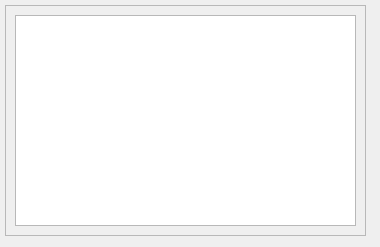
<?xml version="1.0" encoding="UTF-8"?>
<ui version="4.0">
 <class>frmOdabirBaza</class>
 <widget class="QDialog" name="frmOdabirBaza">
  <property name="windowModality">
   <enum>Qt::WindowModal</enum>
  </property>
  <property name="geometry">
   <rect>
    <x>0</x>
    <y>0</y>
    <width>380</width>
    <height>247</height>
   </rect>
  </property>
  <property name="sizePolicy">
   <sizepolicy hsizetype="Fixed" vsizetype="Fixed">
    <horstretch>0</horstretch>
    <verstretch>0</verstretch>
   </sizepolicy>
  </property>
  <property name="contextMenuPolicy">
   <enum>Qt::NoContextMenu</enum>
  </property>
  <property name="windowTitle">
   <string>Dialog</string>
  </property>
  <widget class="QFrame" name="frameOdabir">
   <property name="geometry">
    <rect>
     <x>5</x>
     <y>5</y>
     <width>361</width>
     <height>231</height>
    </rect>
   </property>
   <property name="frameShape">
    <enum>QFrame::StyledPanel</enum>
   </property>
   <property name="frameShadow">
    <enum>QFrame::Raised</enum>
   </property>
   <layout class="QGridLayout" name="gridLayout">
    <item row="0" column="0">
     <widget class="QTableView" name="tableView"/>
    </item>
   </layout>
  </widget>
  <widget class="QFrame" name="frame">
   <property name="geometry">
    <rect>
     <x>350</x>
     <y>260</y>
     <width>361</width>
     <height>231</height>
    </rect>
   </property>
   <property name="frameShape">
    <enum>QFrame::StyledPanel</enum>
   </property>
   <property name="frameShadow">
    <enum>QFrame::Raised</enum>
   </property>
   <widget class="QLabel" name="label">
    <property name="geometry">
     <rect>
      <x>30</x>
      <y>30</y>
      <width>81</width>
      <height>17</height>
     </rect>
    </property>
    <property name="text">
     <string>hostname</string>
    </property>
   </widget>
   <widget class="QLineEdit" name="txtBhostname">
    <property name="geometry">
     <rect>
      <x>110</x>
      <y>30</y>
      <width>221</width>
      <height>27</height>
     </rect>
    </property>
   </widget>
   <widget class="QLabel" name="label_2">
    <property name="geometry">
     <rect>
      <x>80</x>
      <y>0</y>
      <width>221</width>
      <height>17</height>
     </rect>
    </property>
    <property name="text">
     <string>Podešavanje pristupa bazama</string>
    </property>
   </widget>
   <widget class="QLabel" name="label_3">
    <property name="geometry">
     <rect>
      <x>30</x>
      <y>60</y>
      <width>81</width>
      <height>17</height>
     </rect>
    </property>
    <property name="text">
     <string>database</string>
    </property>
   </widget>
   <widget class="QLineEdit" name="txtBdatabase">
    <property name="geometry">
     <rect>
      <x>110</x>
      <y>60</y>
      <width>221</width>
      <height>27</height>
     </rect>
    </property>
   </widget>
   <widget class="QLineEdit" name="txtBusername">
    <property name="geometry">
     <rect>
      <x>110</x>
      <y>90</y>
      <width>221</width>
      <height>27</height>
     </rect>
    </property>
   </widget>
   <widget class="QLabel" name="label_4">
    <property name="geometry">
     <rect>
      <x>30</x>
      <y>90</y>
      <width>81</width>
      <height>21</height>
     </rect>
    </property>
    <property name="text">
     <string>username</string>
    </property>
   </widget>
   <widget class="QLineEdit" name="txtBpassword">
    <property name="geometry">
     <rect>
      <x>110</x>
      <y>120</y>
      <width>221</width>
      <height>27</height>
     </rect>
    </property>
    <property name="echoMode">
     <enum>QLineEdit::Password</enum>
    </property>
   </widget>
   <widget class="QLabel" name="label_5">
    <property name="geometry">
     <rect>
      <x>30</x>
      <y>120</y>
      <width>81</width>
      <height>21</height>
     </rect>
    </property>
    <property name="text">
     <string>password</string>
    </property>
   </widget>
   <widget class="QPushButton" name="pushButton">
    <property name="geometry">
     <rect>
      <x>20</x>
      <y>190</y>
      <width>98</width>
      <height>27</height>
     </rect>
    </property>
    <property name="text">
     <string>Upis</string>
    </property>
   </widget>
   <widget class="QLabel" name="lblBid">
    <property name="geometry">
     <rect>
      <x>280</x>
      <y>200</y>
      <width>66</width>
      <height>17</height>
     </rect>
    </property>
    <property name="text">
     <string/>
    </property>
   </widget>
   <widget class="QLabel" name="label_6">
    <property name="geometry">
     <rect>
      <x>30</x>
      <y>150</y>
      <width>81</width>
      <height>21</height>
     </rect>
    </property>
    <property name="text">
     <string>opis</string>
    </property>
   </widget>
   <widget class="QLineEdit" name="txtBopis">
    <property name="geometry">
     <rect>
      <x>110</x>
      <y>150</y>
      <width>221</width>
      <height>27</height>
     </rect>
    </property>
    <property name="echoMode">
     <enum>QLineEdit::Normal</enum>
    </property>
   </widget>
  </widget>
 </widget>
 <tabstops>
  <tabstop>tableView</tabstop>
  <tabstop>txtBhostname</tabstop>
  <tabstop>txtBdatabase</tabstop>
  <tabstop>txtBusername</tabstop>
  <tabstop>txtBpassword</tabstop>
  <tabstop>txtBopis</tabstop>
  <tabstop>pushButton</tabstop>
 </tabstops>
 <resources/>
 <connections/>
</ui>
